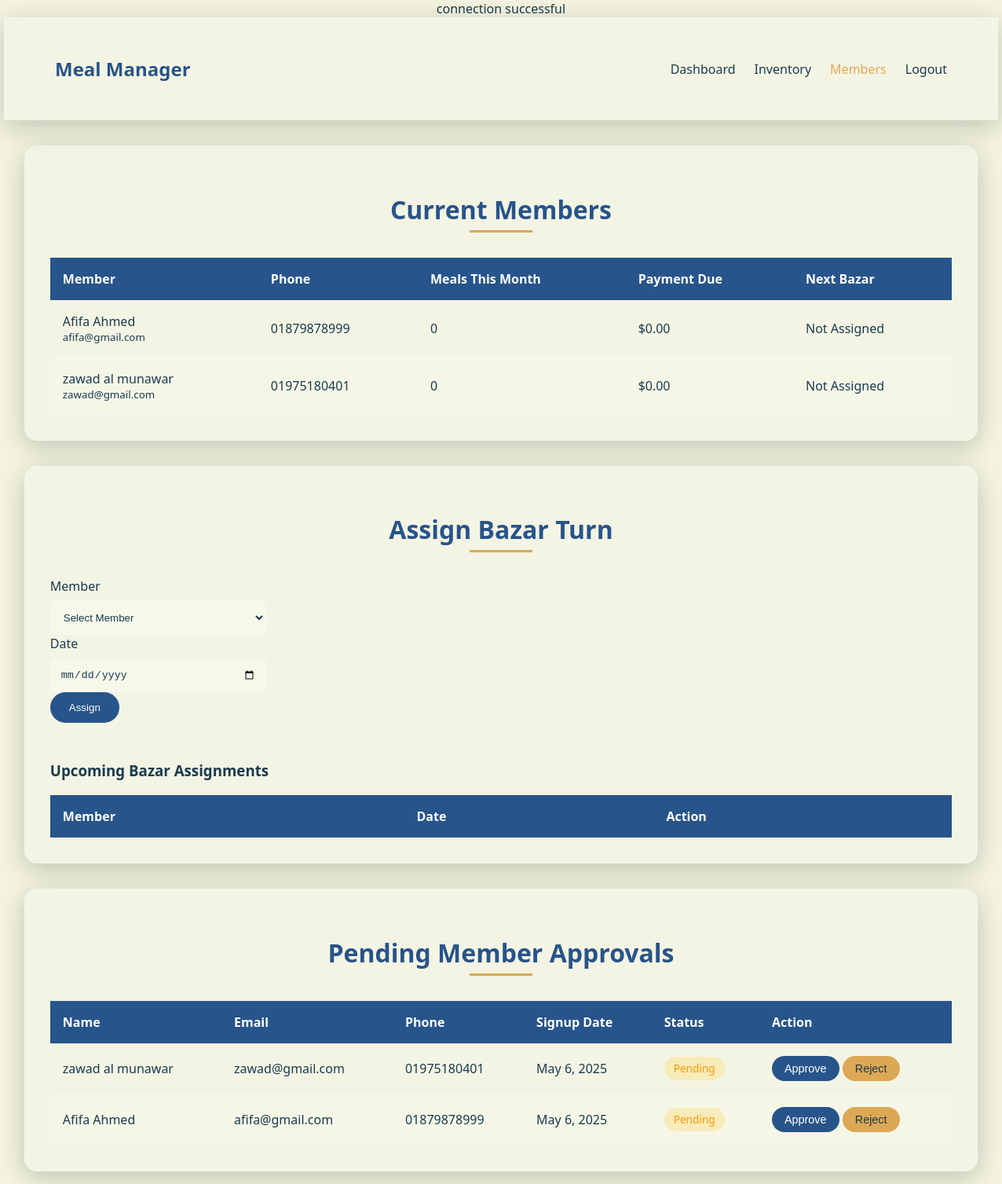
Page /admin-members.php (signed in) on the committed database.
### tables this page shows
CREATE TABLE `users` (
  `id` int(11) NOT NULL,
  `first_name` varchar(50) DEFAULT NULL,
  `last_name` varchar(50) DEFAULT NULL,
  `email` varchar(100) DEFAULT NULL,
  `phone` varchar(15) DEFAULT NULL,
  `apartment` varchar(100) DEFAULT NULL,
  `password` varchar(255) DEFAULT NULL,
  `role` enum('admin','member') DEFAULT NULL,
  `created_at` datetime DEFAULT current_timestamp(),
  `updated_at` datetime DEFAULT current_timestamp() ON UPDATE current_timestamp()
);

### admin-members.php (the view, shortened to what this page needs)
<?php
include 'db_connect.php';
$current_members_query = "
    SELECT
        u.id,
        u.first_name,
        u.last_name,
        u.email,
        u.phone,
        COUNT(m.id) as meals_count,
        SUM(m.price) as total_due,
        (SELECT MIN(date)
         FROM bazar_schedule bs
         WHERE bs.user_id = u.id AND bs.date >= CURDATE()) as next_bazar
    FROM users u
    LEFT JOIN meals m ON u.id = m.user_id
        AND MONTH(m.date) = MONTH(CURDATE())
        AND YEAR(m.date) = YEAR(CURDATE())
    WHERE u.role = 'member'
    GROUP BY u.id";
$current_members_result = $conn->query($current_members_query);
$pending_members_query = "
    SELECT *
    FROM users
    WHERE role = 'member'
    ORDER BY created_at DESC";
$pending_members_result = $conn->query($pending_members_query);
?>
<!DOCTYPE html>
<html lang="en">
<head>
</head>
<body>
    <nav class="glass-card">
        <div class="nav-container">
            <a href="index.html" class="nav-logo">Meal Manager</a>
            <div class="nav-links">
                <a href="admin-dashboard.php">Dashboard</a>
                <a href="admin-inventory.php">Inventory</a>
                <a href="admin-members.php" class="active">Members</a>
                <a href="logout.php">Logout</a>
            </div>
        </div>
    </nav>
    <div class="glass-card">
        <h2 class="section-heading">Current Members</h2>
        <table class="members-table">
            <thead>
                <tr>
                    <th>Member</th>
                    <th>Phone</th>
                    <th>Meals This Month</th>
                    <th>Payment Due</th>
                    <th>Next Bazar</th>
                </tr>
            </thead>
            <tbody>
                <?php while($member = $current_members_result->fetch_assoc()): ?>
                    <tr>
                        <td><?php echo htmlspecialchars($member['first_name'] . ' ' . $member['last_name']); ?><br>
                            <small><?php echo htmlspecialchars($member['email']); ?></small>
                        </td>
                        <td><?php echo htmlspecialchars($member['phone']); ?></td>
                        <td><?php echo $member['meals_count']; ?></td>
                        <td>$<?php echo number_format($member['total_due'], 2); ?></td>
                        <td><?php echo $member['next_bazar'] ? date('F j, Y', strtotime($member['next_bazar'])) : 'Not Assigned'; ?></td>
                    </tr>
                <?php endwhile; ?>
            </tbody>
        </table>
    </div>
    <div class="glass-card">
        <h2 class="section-heading">Assign Bazar Turn</h2>
        <div class="bazar-assign-form">
            <form method="POST" action="">
                <div class="form-group">
                    <label for="bazar-member">Member</label>
                    <select id="bazar-member" name="bazar_member" class="form-control" required>
                        <option value="">Select Member</option>
                    </select>
                </div>
                <div class="form-group">
                    <label for="bazar-date">Date</label>
                    <input type="date" id="bazar-date" name="bazar_date" class="form-control" required>
                </div>
                <button type="submit" name="assign_bazar" class="button">Assign</button>
            </form>
        </div>
        <h3>Upcoming Bazar Assignments</h3>
        <table class="members-table">
            <thead>
                <tr>
                    <th>Member</th>
                    <th>Date</th>
                    <th>Action</th>
                </tr>
            </thead>
        </table>
    </div>
    <div class="glass-card">
        <h2 class="section-heading">Pending Member Approvals</h2>
        <table class="members-table">
            <thead>
                <tr>
                    <th>Name</th>
                    <th>Email</th>
                    <th>Phone</th>
                    <th>Signup Date</th>
                    <th>Status</th>
                    <th>Action</th>
                </tr>
            </thead>
            <tbody>
                <?php while($pending = $pending_members_result->fetch_assoc()): ?>
                    <tr>
                        <td><?php echo htmlspecialchars($pending['first_name'] . ' ' . $pending['last_name']); ?></td>
                        <td><?php echo htmlspecialchars($pending['email']); ?></td>
                        <td><?php echo htmlspecialchars($pending['phone']); ?></td>
                        <td><?php echo date('F j, Y', strtotime($pending['created_at'])); ?></td>
                        <td><span class="badge badge-pending">Pending</span></td>
                        <td>
                            <form method="POST" style="display: inline;">
                                <button type="submit" name="action" value="approve" class="button btn-sm">Approve</button>
                                <button type="submit" name="action" value="reject" class="button btn-sm btn-accent">Reject</button>
                            </form>
                        </td>
                    </tr>
                <?php endwhile; ?>
            </tbody>
        </table>
    </div>
</body>
</html>

### admin-members.php (style rules this page uses)
:root { --light-bg: #F3F3E0; --primary: #27548A; --dark-primary: #183B4E; --accent: #DDA853; --glass-bg: rgba(255, 255, 255, 0.15); --glass-border: rgba(255, 255, 255, 0.2); }
body { font-family: 'Segoe UI', Tahoma, Geneva, Verdana, sans-serif; margin: 0; background-color: var(--light-bg); color: var(--dark-primary); display: flex; flex-direction: column; align-items: center; min-height: 100vh; }
nav.glass-card { width: 100%; border-radius: 0; margin-top: 0; position: sticky; top: 0; z-index: 100; }
.nav-container { display: flex; justify-content: space-between; align-items: center; padding: 1rem 2rem; max-width: 1200px; margin: 0 auto; }
.nav-logo { font-weight: bold; font-size: 1.5rem; text-decoration: none; color: var(--primary); }
.nav-links { display: flex; gap: 1.5rem; }
.nav-links a { text-decoration: none; color: var(--dark-primary); font-weight: 500; transition: color 0.3s; }
.nav-links a:hover, .nav-links a.active { color: var(--accent); text-decoration: none; }
.glass-card { background: var(--glass-bg); border: 1px solid var(--glass-border); border-radius: 1rem; padding: 2rem; backdrop-filter: blur(10px); box-shadow: 0 8px 32px 0 rgba(0, 0, 0, 0.2); width: 90%; max-width: 1200px; margin: 1rem auto; }
.section-heading { text-align: center; margin-bottom: 2rem; color: var(--primary); font-size: 2rem; position: relative; padding-bottom: 0.5rem; }
.section-heading::after { content: ''; position: absolute; bottom: 0; left: 50%; transform: translateX(-50%); width: 80px; height: 3px; background: var(--accent); }
.members-table { width: 100%; border-collapse: collapse; margin-top: 1rem; }
.members-table th { background: var(--primary); color: white; text-align: left; padding: 1rem; }
.members-table td { padding: 1rem; border-bottom: 1px solid rgba(255, 255, 255, 0.1); }
.members-table tr:nth-child(even) { background: rgba(255, 255, 255, 0.1); }
.button { display: inline-block; padding: 0.75rem 1.5rem; border-radius: 25px; text-decoration: none; color: white; background-color: var(--primary); transition: all 0.3s ease; font-weight: 500; border: none; cursor: pointer; }
.btn-accent { background-color: var(--accent); color: var(--dark-primary); }
.btn-sm { padding: 0.5rem 1rem; font-size: 0.9rem; }
.badge { padding: 0.35rem 0.75rem; border-radius: 20px; font-size: 0.85rem; font-weight: 500; display: inline-block; }
.badge-pending { background-color: rgba(255, 193, 7, 0.2); color: #ff9800; }
.bazar-assign-form { display: grid; grid-template-columns: 1fr 1fr 2fr auto; gap: 1rem; align-items: end; margin-bottom: 2rem; }
.form-group { margin-bottom: 0; }
.form-group label { display: block; margin-bottom: 0.5rem; font-weight: 500; }
.form-control { width: 100%; padding: 0.75rem; border: 1px solid var(--glass-border); border-radius: 5px; background: rgba(255, 255, 255, 0.2); color: var(--dark-primary); }

### rows in the picture
users: first_name+last_name "Afifa Ahmed", email "afifa@gmail.com", phone "01879878999", meals_count "0", total_due "0.00", created_at "May 6, 2025"
users: first_name+last_name "zawad al munawar", email "zawad@gmail.com", phone "01975180401", meals_count "0", total_due "0.00", created_at "May 6, 2025"
